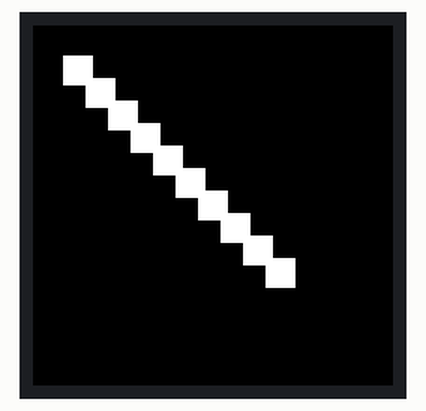
A program run on a simulated ESP32 board running MicroPython. On the bench: 240×240 colour display. What the program prints to the serial console is not drawn. At 3.0 s the program stops and its outputs stay as they are.

Above: at 3.1 s.

The program:

simple_spi.py
```python
import machine
import time
import struct


# Pin Configuration
SCK_PIN  = 18
MOSI_PIN = 23
DC_PIN   = 2
RESET_PIN = 4

# Color Constants (RGB565)
BLACK = 0x0000
BLUE  = 0x001F
RED   = 0xF800
GREEN = 0x07E0
WHITE = 0xFFFF

class SimpleST7789:

    # ST7789 Command Register Addresses
    CMD_SWRESET = b"\x01" # Software Reset
    CMD_SLPOUT  = b"\x11" # Sleep Out
    CMD_COLMOD  = b"\x3a" # Interface Pixel Format
    CMD_MADCTL  = b"\x36" # Memory Data Access Control
    CMD_INVON   = b"\x21" # Display Inversion On
    CMD_DISPON  = b"\x29" # Display On
    CMD_CASET   = b"\x2a" # Column Address Set
    CMD_RASET   = b"\x2b" # Row Address Set
    CMD_RAMWR   = b"\x2c" # Memory Write

    def __init__(self, width=240, height=240):
        self.width = width
        self.height = height

        # Initialize Hardware
        self.dc = machine.Pin(DC_PIN, machine.Pin.OUT)
        self.reset = machine.Pin(RESET_PIN, machine.Pin.OUT)
        self.spi = machine.SPI(2, baudrate=40000000, polarity=1, phase=1,
                               sck=machine.Pin(SCK_PIN), mosi=machine.Pin(MOSI_PIN))

        self._init_display()

    def _write_cmd(self, cmd):
        self.dc.off()
        self.spi.write(cmd)

    def _write_data(self, data):
        self.dc.on()
        self.spi.write(data)

    def _init_display(self):
        """Initialize the display with a standard startup sequence."""
        # Hardware Reset
        self.reset.on()
        time.sleep_ms(50)
        self.reset.off()
        time.sleep_ms(50)
        self.reset.on()
        time.sleep_ms(150)

        # Initialization Sequence
        commands = [
            (self.CMD_SWRESET, None, 150),                # 1. Software Reset
            (self.CMD_SLPOUT,  None, 255),                # 2. Sleep Out
            (self.CMD_COLMOD,  b"\x55", 10),              # 3. 16-bit Color
            (self.CMD_MADCTL,  b"\x00", 0),               # 4. RGB Order
            (self.CMD_INVON,   None, 0),                  # 5. Inversion On
            (self.CMD_DISPON,  None, 255),                # 6. Display On
        ]

        for cmd, data, delay in commands:
            self._write_cmd(cmd)
            if data:
                self._write_data(data)
            if delay:
                time.sleep_ms(delay)

    def set_window(self, x, y, w, h):
        """Set the drawing window on the display."""
        # Column Address Set
        self._write_cmd(self.CMD_CASET)
        self._write_data(struct.pack(">HH", x, x + w - 1))

        # Row Address Set
        self._write_cmd(self.CMD_RASET)
        self._write_data(struct.pack(">HH", y, y + h - 1))

        # Prepare to write to RAM
        self._write_cmd(self.CMD_RAMWR)

    def fill_rect(self, x, y, w, h, color):
        """Fill a rectangle with a single color."""
        # Clip to screen boundaries
        if x >= self.width or y >= self.height: return
        w = min(w, self.width - x)
        h = min(h, self.height - y)

        self.set_window(x, y, w, h)

        # Create a chunk of data (one full row of color)
        color_bytes = struct.pack(">H", color)
        chunk = color_bytes * w

        self.dc.on()
        for _ in range(h):
            self.spi.write(chunk)

    def fill(self, color):
        """Fill the entire screen."""
        self.fill_rect(0, 0, self.width, self.height, color)

def run():
    print("Starting Simple SPI Test...")
    display = SimpleST7789()

    colors = [RED, GREEN, BLUE, BLACK]

    print("Cycle Colors...")
    for color in colors:
        display.fill(color)
        time.sleep(0.5)

    print("Drawing Patterns...")
    # Draw a simple pattern
    rect_size = 20
    for i in range(10):
        x = 20 + i * 15
        y = 20 + i * 15
        display.fill_rect(x, y, rect_size, rect_size, WHITE)

    print("Test Complete.")

if __name__ == "__main__":
    run()
```
